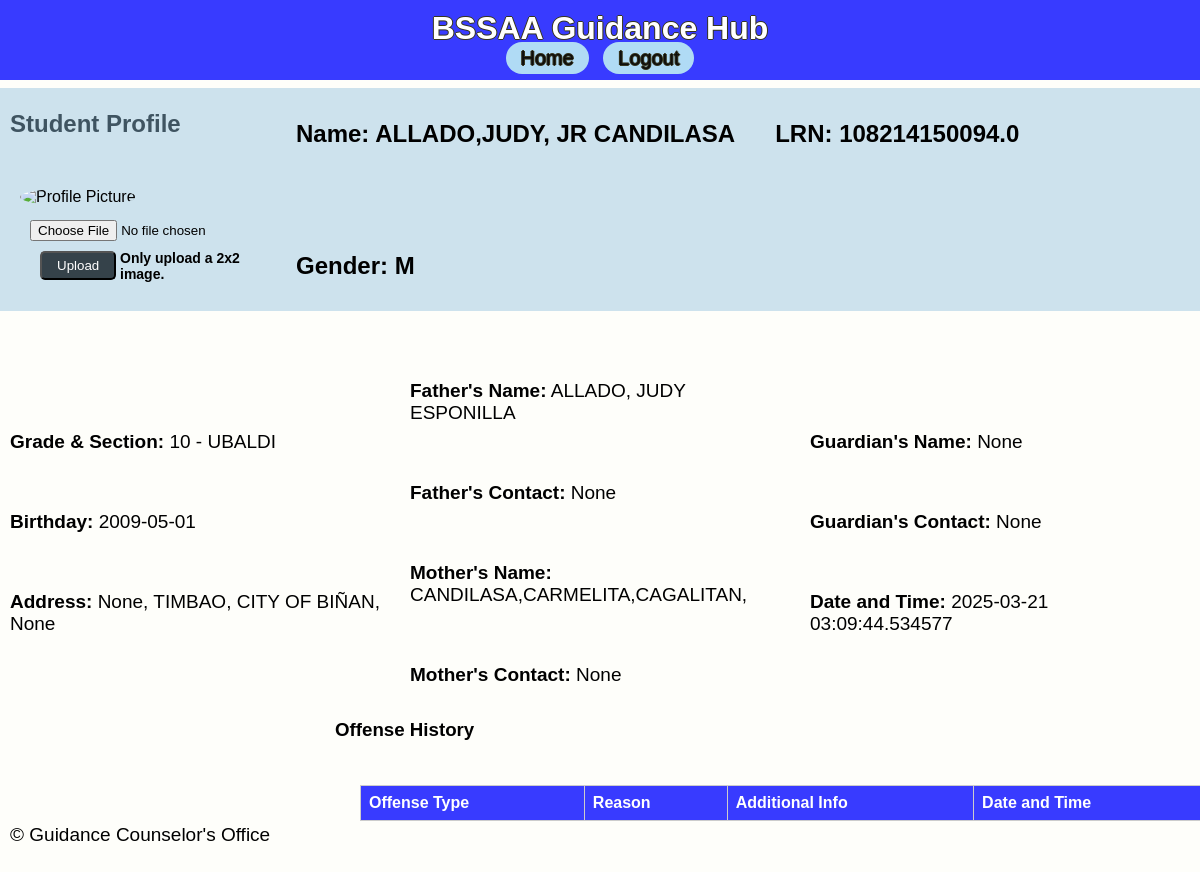
The app's page /view_profile/1 with its own data.
### app/models.py (models this page shows)
class StudentRecord(db.Model):
    id = db.Column(db.Integer, primary_key=True)
    lrn = db.Column(db.String(12), nullable=True, unique=True)
    name = db.Column(db.String(100), nullable=True)
    grade = db.Column(db.String(20), nullable=True)
    section = db.Column(db.String(50), nullable=True)
    birthdate = db.Column(db.Date, nullable=True)
    age = db.Column(db.Integer, nullable=True)
    gender = db.Column(db.String(10), nullable=True)
    mother_tongue = db.Column(db.String(50), nullable=True)
    ethnic_group = db.Column(db.String(50), nullable=True)
    religion = db.Column(db.String(50), nullable=True)
    address_house_no = db.Column(db.String(100), nullable=True)
    address_barangay = db.Column(db.String(100), nullable=True)
    address_city = db.Column(db.String(100), nullable=True)
    address_province = db.Column(db.String(100), nullable=True)
    mother_name = db.Column(db.String(100), nullable=True)
    mother_contact = db.Column(db.String(15), nullable=True)
    father_name = db.Column(db.String(100), nullable=True)
    father_contact = db.Column(db.String(15), nullable=True)
    guardian_name = db.Column(db.String(100), nullable=True)
    guardian_contact = db.Column(db.String(15), nullable=True)
    reason = db.Column(db.String(200), nullable=True)
    type_of_offense = db.Column(db.String(100), nullable=True)
    date_time = db.Column(db.DateTime, default=datetime.utcnow)
    additional_info = db.Column(db.String, nullable=True)
    profile_picture = db.Column(db.String(100), nullable=True)
    offenses = db.relationship('OffenseRecord', backref='student', lazy=True)

### app/routes.py (the view, shortened to what this page needs)
@main.route('/view_profile/<int:student_id>', methods=['GET', 'POST'])
def view_profile(student_id):
    student = StudentRecord.query.get_or_404(student_id)
    offenses = OffenseRecord.query.filter_by(student_id=student_id).all()
    return render_template('profile.html', student=student, offenses=offenses)

### app/templates/profile.html (shortened to what this page needs)
{% extends 'base.html' %}
{% block content %}
<h2>Student Profile</h2>
<div class="profile-container">
    <div class="profile-picture">
        <img src="{{ url_for('static', filename='profilepic/' + (student.profile_picture or 'profile_placeholder.png')) }}" alt="Profile Picture" width="150" height="150">
        <form method="POST" enctype="multipart/form-data">
            <input type="file" name="photo" accept="image/*">
            <button type="upload" class="btn btn-primary btn-sm">Upload</button>
        </form>
        <h1 class="smallnote">Only upload a 2x2 image.</h1>
    </div>
    <div class="profile-details3">
        <h4><strong>Name:</strong> {{ student.name }}</h4>
        <h4>LRN: {{ student.lrn }}</h4>
        <h4>Gender: {{ student.gender }}</h4>
    </div>
</div>
<div class="profile-container">
    <div class="profile-details">
        <p><strong>Grade & Section:</strong> {{ student.grade }} - {{ student.section }}</p>
        <p><strong>Birthday:</strong> {{ student.birthdate }}</p>
        <p><strong>Address:</strong> {{ student.address_house_no }}, {{ student.address_barangay }}, {{ student.address_city }}, {{ student.address_province }}</p>
    </div>
    <div class="profile-details">
        <p><strong>Father's Name:</strong> {{ student.father_name }}</p>
        <p><strong>Father's Contact:</strong> {{ student.father_contact }}</p>
        <p><strong>Mother's Name:</strong> {{ student.mother_name }}</p>
        <p><strong>Mother's Contact:</strong> {{ student.mother_contact }}</p>
    </div>
    <div class="profile-details">
        <p><strong>Guardian's Name:</strong> {{ student.guardian_name }}</p>
        <p><strong>Guardian's Contact:</strong> {{ student.guardian_contact }}</p>
        <p><strong>Date and Time:</strong> {{ student.date_time }}</p>
    </div>
</div>
<div class="proftable">
<h3>Offense History</h3>
<table class="table table-striped table-responsive">
    <tr>
        <th>Offense Type</th>
        <th>Reason</th>
        <th>Additional Info</th>
        <th>Date and Time</th>
    </tr>
</table>
</div>
{% endblock %}

### app/templates/base.html (shortened to what this page needs)
<!DOCTYPE html>
<html lang="en">
<head>
    <link rel="stylesheet" href="{{ url_for('static', filename='css/styles.css') }}">
</head>
<body>
    <div class="wrapper">
        <header>
            <h1>BSSAA Guidance Hub</h1>
            <nav>
                <a href="{{ url_for('main.dashboard') }}">Home</a>
                <a href="{{ url_for('main.registration') }}">Logout</a>
            </nav>
        </header>
        <main>
            {% block content %}
            {% endblock %}
        </main>
        <footer>
            <p>&copy; {{ current_year }} Guidance Counselor's Office</p>
        </footer>
    </div>
</body>
</html>

### app/static/css/styles.css (style rules this page uses)
body { font-family: Arial, Helvetica, sans-serif; margin: 0; padding: 0; background-color: #f4f4f4; display: flex; flex-direction: column; min-height: 100vh; background-color: #FEFEFA; height: 100%; }
.wrapper { display: flex; flex-direction: column; min-height: 100vh; }
main { flex: 1; }
footer { padding: 10px 0; bottom: 0; width: 100%; }
header { background: #383bff; color: #ffffff; padding: 10px 0; text-align: center; text-shadow: -1px 0 rgb(54, 53, 31), 0 1px rgb(54, 53, 31), 1px 0 rgb(54, 53, 31), 0 -1px rgb(54, 53, 31); }
h1 { margin: 0; }
p { font-family: Verdana, Geneva, Tahoma, sans-serif; padding: 10px; font-size: 19px; }
h2 { padding: 10px; }
.smallnote { font-weight: light; font-size: 14px; position: relative; left: 100px; top: -50px; }
a { font-size: 20px; background-color: #b0dbf5; margin: 0px 5px 5px 5px; border-radius: 40px; padding: 5px 15px; text-decoration: none; color: #0e0e0e; }
table { border: 1px solid #000000; width: 95%; border-collapse: collapse; margin: 20px 0; position: absolute; left: 30px; }
table th, table td { border: 1px solid #cccccc; text-align: left; padding: 8px; }
table th { background-color: #383bff; color: white; }
.btn { position: relative; right: -10px; padding: 5px 15px; margin: 10px 0; background-color: #35424a; color: white; text-decoration: none; border-radius: 5px; }
form { font-family: ROBOTO-VARIABLE-FONT, -apple-system, BlinkMacSystemFont, "Segoe UI", Roboto, "Helvetica Neue"; padding: 10px; font-size: 20px; }
h3 { padding: 5px; }
.profile-container { display: flex; align-items: center; margin-top: -20px; gap: -20px; }
.profile-picture { margin-right: 20px; flex: 1; min-width: 150px; position: relative; left: 20px; z-index: 1; }
.profile-picture img { width: 150px; height: 150px; border-radius: 50%; z-index: 2; }
.profile-details { font-size: 12px; display: flex; flex-wrap: wrap; flex: 2; min-width: 200px; }
.profile-details3 { font-weight: lighter; font-size: 24px; display: flex; align-items: left; flex-wrap: wrap; gap: 40px; flex: 10; position: relative; right: -6px; top: -60px; background-color: #8ebdda71; width: calc(100% + 40px); margin-left: -20vw; padding-left: 30vw; padding-right: 60px; box-sizing: border-box; z-index: 0; }
.proftable { position: relative; top: -20px; right: -330px; width: 75%; }

### records on screen
StudentRecord: name "ALLADO,JUDY, JR CANDILASA", lrn "108214150094.0", gender "M", grade "10", section "UBALDI", birthdate "2009-05-01", address_house_no "None", address_barangay "TIMBAO", address_city "CITY OF BIÑAN", address_province "None", father_name "ALLADO, JUDY ESPONILLA", father_contact "None", mother_name "CANDILASA,CARMELITA,CAGALITAN,", mother_contact "None", guardian_name "None", guardian_contact "None", date_time "2025-03-21 03:09:44.534577"
